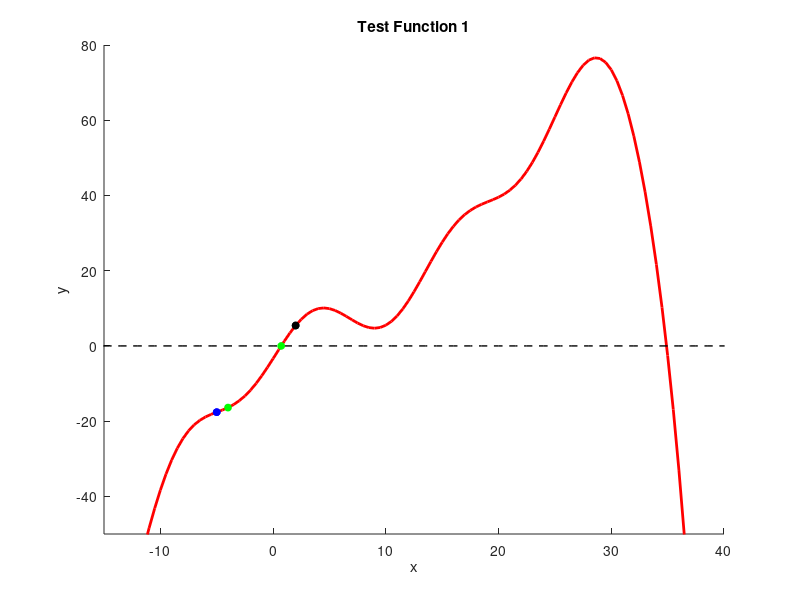

The MATLAB source for this figure:
%template for testing your basic root finding implementations
function basic_solver_with_tests_template()
    xvals = linspace(-50,50,201);
    [yvals,~] = test_func01(xvals);
    hold on
    axis([-15,40,-50,80]);
    plot(xvals,yvals,'r','linewidth',2);
    plot(xvals,0*xvals,'k--','linewidth',1);
    xlabel('x'); ylabel('y'); title('Test Function 1');

    % %Newton's method example test
    % x0_guess = 2;
    % plot(x0_guess,test_func01(x0_guess),'bo','markerfacecolor','b','markersize',5);
    % x_sol = newton_solver(@test_func01,x0_guess);
    % plot(x_sol,test_func01(x_sol),'go','markerfacecolor','g','markersize',5);

    %Secant method example test
    x0_guess = -5;
    x1_guess = 2;
    plot(x0_guess,test_func01(x0_guess),'bo','markerfacecolor','b','markersize',5);
    plot(x1_guess,test_func01(x1_guess),'ko','markerfacecolor','k','markersize',5);
    x_sol = secant_solver(@test_func01,x0_guess,x1_guess);
    plot(x_sol,test_func01(x_sol),'go','markerfacecolor','g','markersize',5);

    %Bisection method example test
    x_left = -5;
    x_right = 2;
    plot(x_left,test_func01(x_left),'bo','markerfacecolor','b','markersize',5);
    plot(x_right,test_func01(x_right),'ko','markerfacecolor','k','markersize',5);
    x_sol = bisection_solver(@test_func01,x_left,x_right);
    plot(x_sol,test_func01(x_sol),'go','markerfacecolor','g','markersize',5);
end

%Definition of the test function and its derivative (as a single function):
%This definition uses the function keyword
%when passing this function as an argument to a solver,
%you'll need to use the handle operator
%ex. solver(@test_func01,x_guess)

function [fval,dfdx] = test_func01(x)
    fval = (x.^3)/100 - (x.^2)/8 + 2*x + 6*sin(x/2+6) -.7 - exp(x/6);
    dfdx = 3*(x.^2)/100 - 2*x/8 + 2 +(6/2)*cos(x/2+6) - exp(x/6)/6;
end

function x = bisection_solver(fun,x_left,x_right)
    x = (x_left + x_right)/2;
    f_mid = fun(x);
    while ~((-1e-10 < f_mid) && (f_mid < 1e-10))
        if fun(x_left) * f_mid < 0
            x_right = x;
        else
            x_left = x;
        end
        x = (x_left + x_right) / 2;
        f_mid = fun(x);
    end
end

%Note that fun(x) should output [f,dfdx], where dfdx is the derivative of f
function x = newton_solver(fun,x0)
    x = x0+1; %this is just dummy code. replace this with your code
end

function x = secant_solver(fun,x0, x1)
    x = x0+1; %this is just dummy code. replace this with your code
    %hi
end
